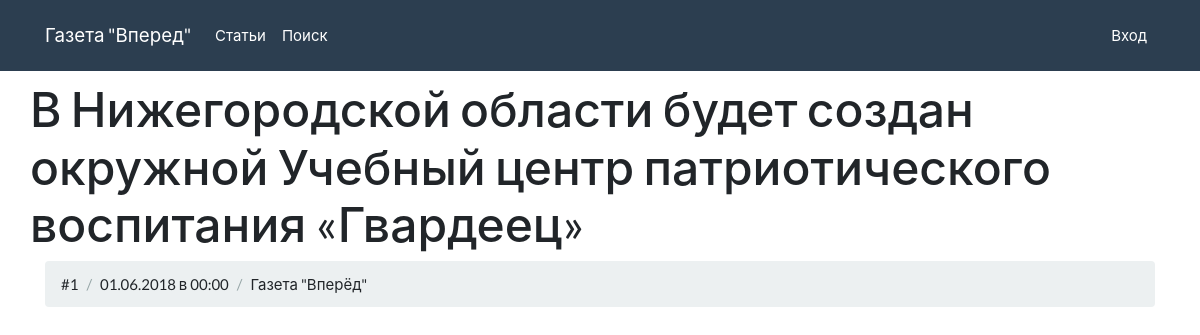
The page /post.php?id=1 on the database its author committed.
### tables this page shows
CREATE TABLE "posts" (
	`ID`	INTEGER PRIMARY KEY AUTOINCREMENT,
	`Name`	TEXT NOT NULL,
	`Author`	INTEGER,
	`Date`	INTEGER DEFAULT 0,
	`Content`	TEXT,
	FOREIGN KEY(`Author`) REFERENCES `authors`(`ID`)
);

CREATE TABLE "authors" (
	`ID`	INTEGER PRIMARY KEY AUTOINCREMENT,
	`Name`	TEXT NOT NULL,
	`login`	TEXT NOT NULL,
	`password`	TEXT NOT NULL
);

### includes/sqlite.php (called while the page is built, shortened)
<?php
class DB
{
    private $db;
    public function __construct($dbfile = ':memory:')
    {
        $this->db = new SQLite3($dbfile);
        $this->db->createFunction('lower', 'lower');
    }
    public function query(string $query)
    {
        $result = $this->db->query($query);
        $array = array();
        while ($row = $result->fetchArray()) {
            $array[] = $row;
        }
        return $array;
    }
    public function select($table, $fields = '*', string $where = '1', $order = array(), int $limit = -1, int $offset = 0)
    {
        $_order = '';
        $countOrder = count($order);
        if ($countOrder > 0) {
            if ($countOrder == 1) {
                $_order .= '`' . $order[0] . '`';
            } else {
                $_order .= '`' . $order[0] . '` ' . $order[1];
            }
            $order = 'ORDER BY ' . $_order;
        } else {
            $order = '';
        }
        if ($limit >= 0) {
            $limit = 'LIMIT ' . $offset . ', ' . $limit;
        } else {
            $limit = '';
        }
        if (!is_array($table)) $table = array($table);
        $tables = '';
        $countTables = count($table);
        for($i = 0; $i < $countTables; $i++) {
            $tables .= '`' . $table[$i] . '`';;
        }
        $query = "SELECT $fields FROM $tables WHERE $where $order $limit;";
        $result = $this->query($query);
        return $result;
    }
    public function selectOne($table, $fields = '*', string $where = '1', $order = array(), int $offset = 0)
    {
        $result = $this->select($table, $fields, $where, $order, 1, $offset);
        return $result[0];
    }
}

### post.php (the view, shortened to what this page needs)
<?php
include "includes/header.php";
$id = (int)$_GET['id'];
$db = new DB('archive.db');
$post = $db->selectOne('posts', '*', '`id` = ' . $id);
$author = $db->selectOne('authors', 'Name', '`id` = ' . $post['Author']);
?>
    <main class="container">
        <div class="row">
            <h1><?= $post['Name']; ?></h1>
            <div class="col-12">
                <ol class="post-info breadcrumb">
                    <li class="breadcrumb-item">
                        #<?= $post['ID']; ?>
                    </li>
                    <li class="breadcrumb-item">
                        <?= date('d.m.Y в H:i ', $post['Date']); ?>
                    </li>
                    <li class="breadcrumb-item">
                        <?= $author['Name']; ?>
                    </li>
                </ol>
            </div>
        </div>
    </main>
<?php
include "includes/footer.php";

### style.css (style rules this page uses)
body { padding-top: 80px; }

### rows shown on the page
posts: Name "В Нижегородской области будет создан окружной Учебный центр патриотического воспитания «Гвардеец»", ID "1", Date "01.06.2018 в 00:00"
authors: Name "Газета \"Вперёд\""
